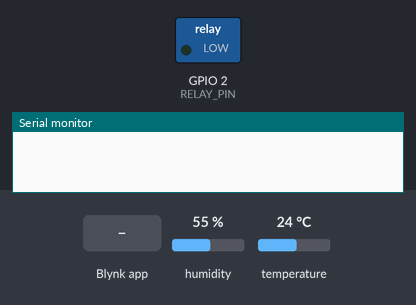
Recording of a program running on a simulated ESP32. Parts: switched loads named in the program (green lamp = pin HIGH), the last lines printed to the serial monitor. Inputs (shaded band) come from the test bench; at power-on: humidity 55 %, temperature 24 °C. WiFi joins after 1.5 s; servers stay silent unless stated.

Above: at 3.0 s.
3.1 s: Blynk app writes 1 to V2
At 4.0 s:
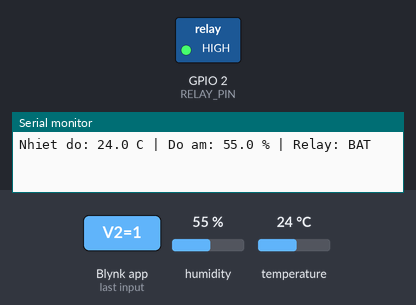
4.6 s: Blynk app writes 0 to V2
At 5.2 s:
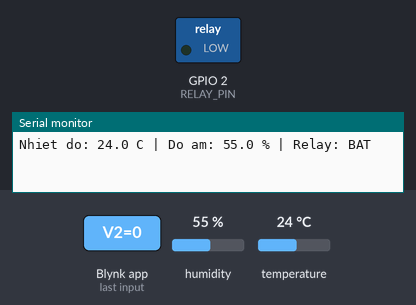
9.3 s: Blynk app writes 200 to V2
At 9.9 s:
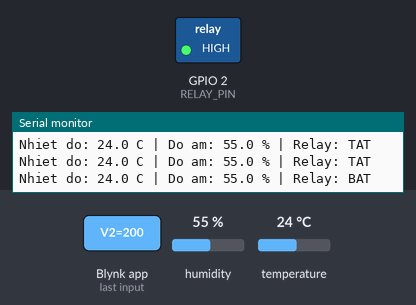
Timing chart, 0 to 12.3 s (numbered marks = the images above; inputs shaded):
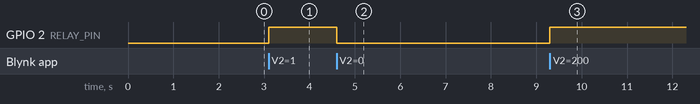

The program:

main.cpp
```cpp
#include <Arduino.h>
#include <BlynkSimpleEsp32.h>
#include <DHT.h>

#include "config.h"

namespace {
DHT dht(config::DHT_PIN, DHT22);
BlynkTimer timer;

float temperatureC = NAN;
float humidityPercent = NAN;
bool relayState = false;

void setRelay(bool enabled) {
    relayState = enabled;
    digitalWrite(config::RELAY_PIN,
                 relayState ? config::RELAY_ACTIVE_LEVEL : config::RELAY_INACTIVE_LEVEL);
    if (Blynk.connected()) {
        Blynk.virtualWrite(config::VPIN_RELAY, relayState ? 1 : 0);
    }
}

void readAndPublishSensors() {
    const float nextTemperature = dht.readTemperature();
    const float nextHumidity = dht.readHumidity();

    if (!isnan(nextTemperature)) {
        temperatureC = nextTemperature;
        Blynk.virtualWrite(config::VPIN_TEMPERATURE, temperatureC);
    } else {
        Serial.println("Khong doc duoc nhiet do DHT22");
    }

    if (!isnan(nextHumidity)) {
        humidityPercent = nextHumidity;
        Blynk.virtualWrite(config::VPIN_HUMIDITY, humidityPercent);
    } else {
        Serial.println("Khong doc duoc do am DHT22");
    }

    Blynk.virtualWrite(config::VPIN_RELAY, relayState ? 1 : 0);
    Blynk.virtualWrite(config::VPIN_WIFI_STATUS, WiFi.status() == WL_CONNECTED ? 1 : 0);
    Serial.printf("Nhiet do: %.1f C | Do am: %.1f %% | Relay: %s\n",
                  temperatureC, humidityPercent, relayState ? "BAT" : "TAT");
}
}  // namespace

BLYNK_CONNECTED() {
    // Restore dashboard switch state from the current device state after reconnect.
    Blynk.virtualWrite(config::VPIN_RELAY, relayState ? 1 : 0);
    Blynk.virtualWrite(config::VPIN_WIFI_STATUS, WiFi.status() == WL_CONNECTED ? 1 : 0);
}

BLYNK_WRITE(V2) {
    setRelay(param.asInt() != 0);
}

void setup() {
    Serial.begin(115200);
    pinMode(config::RELAY_PIN, OUTPUT);
    setRelay(false);
    dht.begin();

    Blynk.begin(BLYNK_AUTH_TOKEN, config::WIFI_SSID, config::WIFI_PASSWORD);
    timer.setInterval(config::SENSOR_INTERVAL_MS, readAndPublishSensors);
}

void loop() {
    Blynk.run();
    timer.run();
}
```

config.h
```cpp
#pragma once

#include <Arduino.h>

// Replace with values from Blynk Console and the target Wi-Fi network.
#define BLYNK_TEMPLATE_ID "TMPL_REPLACE_ME"
#define BLYNK_TEMPLATE_NAME "Lab 8 Platform Integration"
#define BLYNK_AUTH_TOKEN "REPLACE_WITH_DEVICE_TOKEN"
#define BLYNK_PRINT Serial

namespace config {
constexpr char WIFI_SSID[] = "Wokwi-GUEST";
constexpr char WIFI_PASSWORD[] = "";

constexpr uint8_t DHT_PIN = 15;
constexpr uint8_t RELAY_PIN = 2;
constexpr uint8_t RELAY_ACTIVE_LEVEL = HIGH;
constexpr uint8_t RELAY_INACTIVE_LEVEL = LOW;

constexpr uint8_t VPIN_TEMPERATURE = 0;
constexpr uint8_t VPIN_HUMIDITY = 1;
constexpr uint8_t VPIN_RELAY = 2;
constexpr uint8_t VPIN_WIFI_STATUS = 3;

constexpr uint32_t SENSOR_INTERVAL_MS = 2000;
}  // namespace config
```

Measured:
- after the input at 3.1 s, GPIO 2 (RELAY_PIN): LOW → HIGH at once
- after the input at 4.6 s, GPIO 2 (RELAY_PIN): HIGH → LOW at once
- after the input at 9.3 s, GPIO 2 (RELAY_PIN): LOW → HIGH at once
